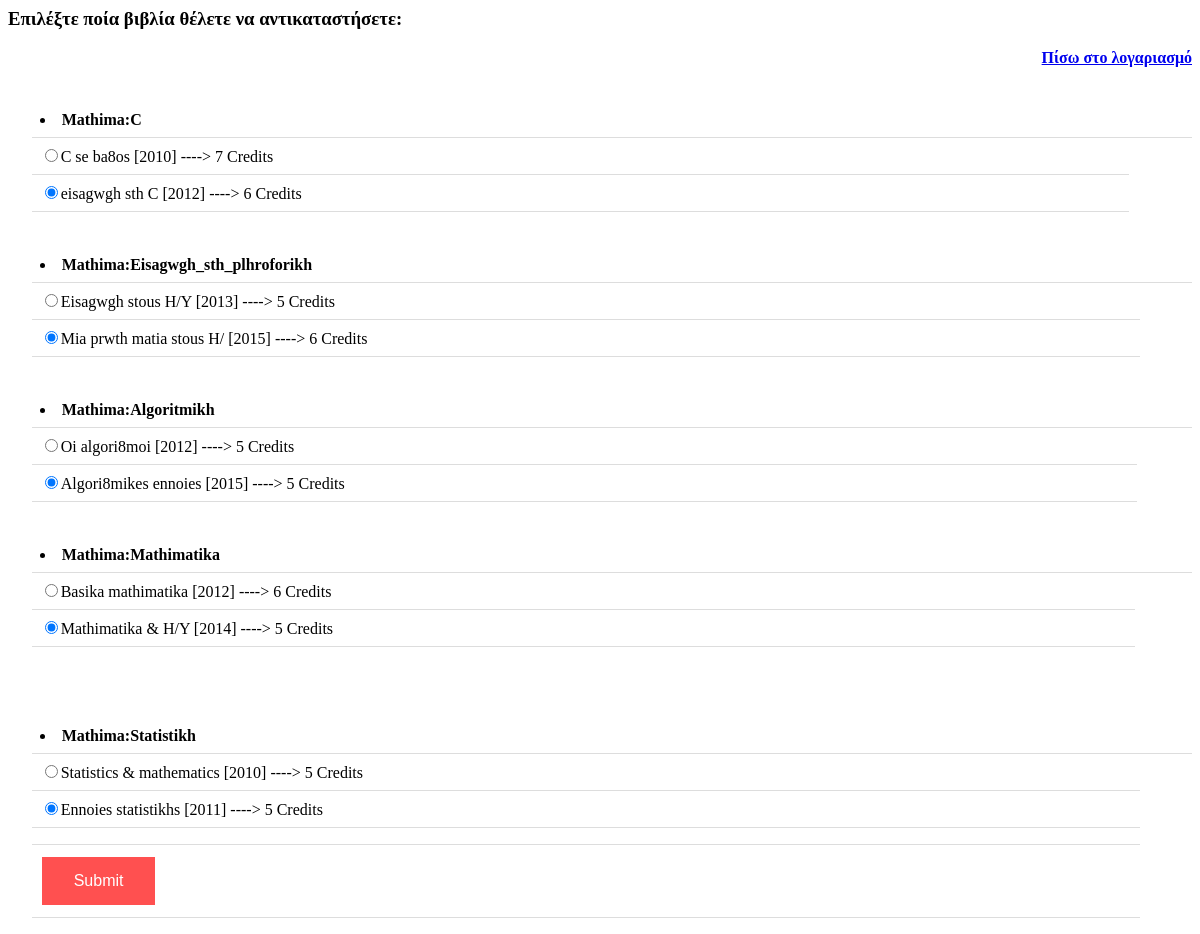
The page /eudoxus_php/anti.php (signed in) on the database its author committed.
### tables this page shows
CREATE TABLE `lessons` (
  `idmath` int(2) NOT NULL,
  `name` varchar(24) NOT NULL,
  `eksamino` int(2) NOT NULL
);

CREATE TABLE `books` (
  `idbook` int(2) NOT NULL,
  `name` varchar(24) NOT NULL,
  `year` int(2) DEFAULT NULL,
  `idmath` int(2) DEFAULT NULL,
  `cre` int(2) NOT NULL,
  `eksamino` int(2) NOT NULL
);

### eudoxus_php/session.php (called while the page is built, shortened)
<?php
$connection = mysql_connect("localhost", "root", "");
$user_check=$_SESSION['login_user'];
$ses_sql=mysql_query("select username from users where username='$user_check'", $connection);
$row = mysql_fetch_assoc($ses_sql);
$login_session =$row['username'];
?>

### eudoxus_php/anti.php (the view, shortened to what this page needs)
<html>
<head>
</head>
<body>
<form name="books" method="post" action="">
<p><h3>Επιλέξτε ποία βιβλία θέλετε να αντικαταστήσετε:</h3></p>
<p align="right"><b id="back"><a href="index.php">Πίσω στο λογαριασμό</a></b>
<br>
<?php
include('session.php');
$connection = mysqli_connect("localhost", "root", "", "eudoxus");
$onoma = 'Mathima:';
	$sql1 = "select eksamino,credits,am from users where username = '$login_session'";
	if ($res1= mysqli_query($connection,$sql1)) {
		if(mysqli_num_rows($res1)){
			$row1 = mysqli_fetch_array($res1);
			$eksamino = $row1['eksamino'];
		}else {
			$error_message="sql1 wrong";
	} }
	$sql2 = "select name,idmath from lessons where eksamino = '$eksamino'";
	if ($result2 = mysqli_query($connection,$sql2)) {
		if(mysqli_num_rows($result2)>0)
			while($row2 = mysqli_fetch_array($result2)){
		    $name = $row2['name'];
			$idmath = $row2['idmath'];
	echo  "<table>"."<tr>"."<th>"."<li>".$onoma.$name."</li>"."<th>"."</tr>";
			$sql3 = "select name,idbook,cre,year from books where idmath = '$idmath'";
			if ($result3 = mysqli_query($connection,$sql3)) {
					while($row3 = mysqli_fetch_array($result3)){
 echo "<tr>"."<td>"."<input type='radio' name='".$row2['name']."' value='".$row3['idbook']."'checked=\"checked\"required>".$name_b=$row3['name']."   [" .$row3['year']."]  ----> " .$row3['cre']." Credits <br>"."</td>"."</tr>";
				echo "<br>";
	}}
		} }
	echo "<br><br>";
    echo "<td colspan=\"\" align=\"center\">";
	echo "<tr>"."<th>"."<input class=\"button\" type=\"submit\" name=\"sub_button\" value=\"Submit\">"."</th>";
	echo "</td>"."</table>";
				?>
</form>
</body>
</html>
</body>
</html>

### eudoxus_php/anti.php (style rules this page uses)
table { border-collapse: collapse; width: 98%; }
th, td { padding: 8px; text-align: left; border-bottom: 1px solid #ddd; }
.button { background-color: rgb(255,80,80); border: none; color: white; padding: 15px 32px; text-align: center; text-decoration: none; display: inline-block; font-size: 16px; margin: 4px 2px; cursor: pointer; }

### rows shown on the page
lessons: name "C"
books: name "C se ba8os", year "2010", cre "7"
books: name "eisagwgh sth C", year "2012", cre "6"
lessons: name "Eisagwgh_sth_plhroforikh"
books: name "Eisagwgh stous H/Y", year "2013", cre "5"
books: name "Mia prwth matia stous H/", year "2015", cre "6"
lessons: name "Algoritmikh"
books: name "Oi algori8moi", year "2012", cre "5"
books: name "Algori8mikes ennoies", year "2015", cre "5"
lessons: name "Mathimatika"
books: name "Basika mathimatika", year "2012", cre "6"
books: name "Mathimatika & H/Y", year "2014", cre "5"
lessons: name "Statistikh"
books: name "Statistics & mathematics", year "2010", cre "5"
books: name "Ennoies statistikhs", year "2011", cre "5"
